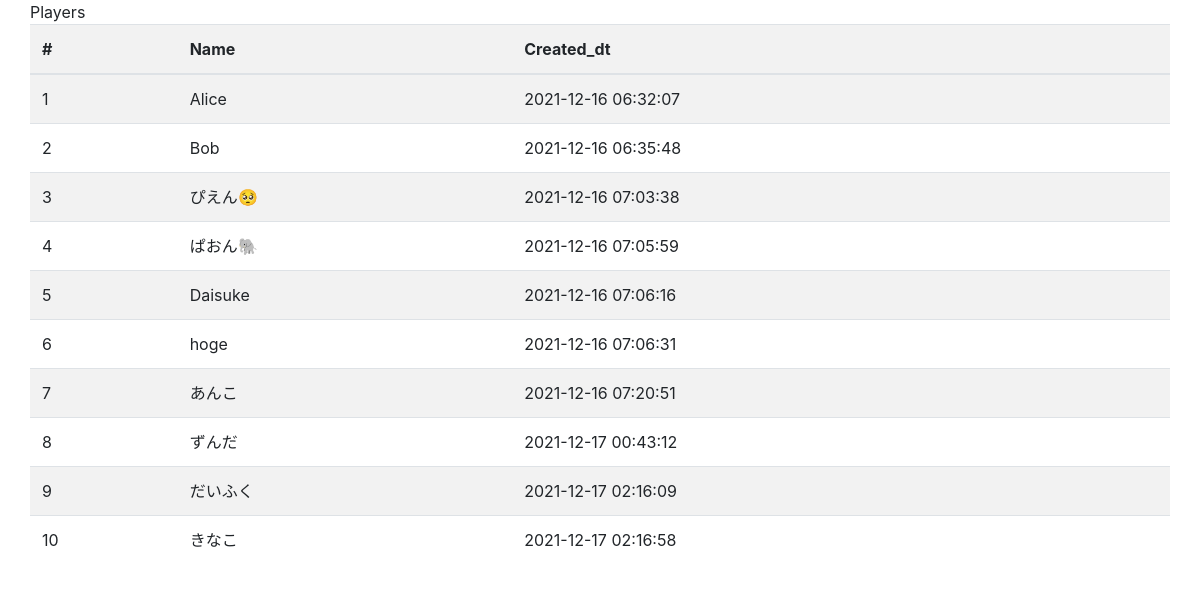
The app's page /index2 with its own data.
### pazzle15/models.py (models this page shows, shortened)
class Player(db.Model):
    __tablename__ = "player"
    player_id = db.Column(db.Integer, primary_key=True, autoincrement=True)
    name = db.Column(db.String, nullable=False)
    created_dt = db.Column(db.DateTime(timezone=True), default=db.func.now())
    current = db.Column(db.Integer, server_default="0")

### pazzle15/views.py (the view)
@app.route('/index2')
def index2():
    entries = Player.query.order_by(Player.player_id.asc()).all()
    context_local = dict(
        player=entries,
        **context
    )
    return render_template('index2.html', **context_local)

### pazzle15/templates/index2.html (shortened to what this page needs)
<!DOCTYPE html>
<html lang="ja">
<head>
    <link rel="stylesheet" href="https://stackpath.bootstrapcdn.com/bootstrap/4.3.1/css/bootstrap.min.css"
>
</head>
<body>
    <div class="container">
        <div class="row">
            <hl>Players</hl>
            <table class="table table-striped table-hover">
                <thread>
                    <tr>
                        <th scope="col">#</th>
                        <th scope="col">Name</th>
                        <th scope="col">Created_dt</th>
                    </tr>
                </thread>
                <tbody>
                    {% for p in player %}
                    <tr>
                        <td>{{p.player_id}}</td>
                        <td>{{p.name}}</td>
                        <td>{{p.created_dt}}</td>
                    </tr>
                    {% endfor %}
                </tbody>
            </table>
        </div>
    </div>
</body>
</html>

### records on screen
Player: player_id "1", name "Alice", created_dt "2021-12-16 06:32:07"
Player: player_id "2", name "Bob", created_dt "2021-12-16 06:35:48"
Player: player_id "3", name "ぴえん🥺", created_dt "2021-12-16 07:03:38"
Player: player_id "4", name "ぱおん🐘", created_dt "2021-12-16 07:05:59"
Player: player_id "5", name "Daisuke", created_dt "2021-12-16 07:06:16"
Player: player_id "6", name "hoge", created_dt "2021-12-16 07:06:31"
Player: player_id "7", name "あんこ", created_dt "2021-12-16 07:20:51"
Player: player_id "8", name "ずんだ", created_dt "2021-12-17 00:43:12"
Player: player_id "9", name "だいふく", created_dt "2021-12-17 02:16:09"
Player: player_id "10", name "きなこ", created_dt "2021-12-17 02:16:58"
